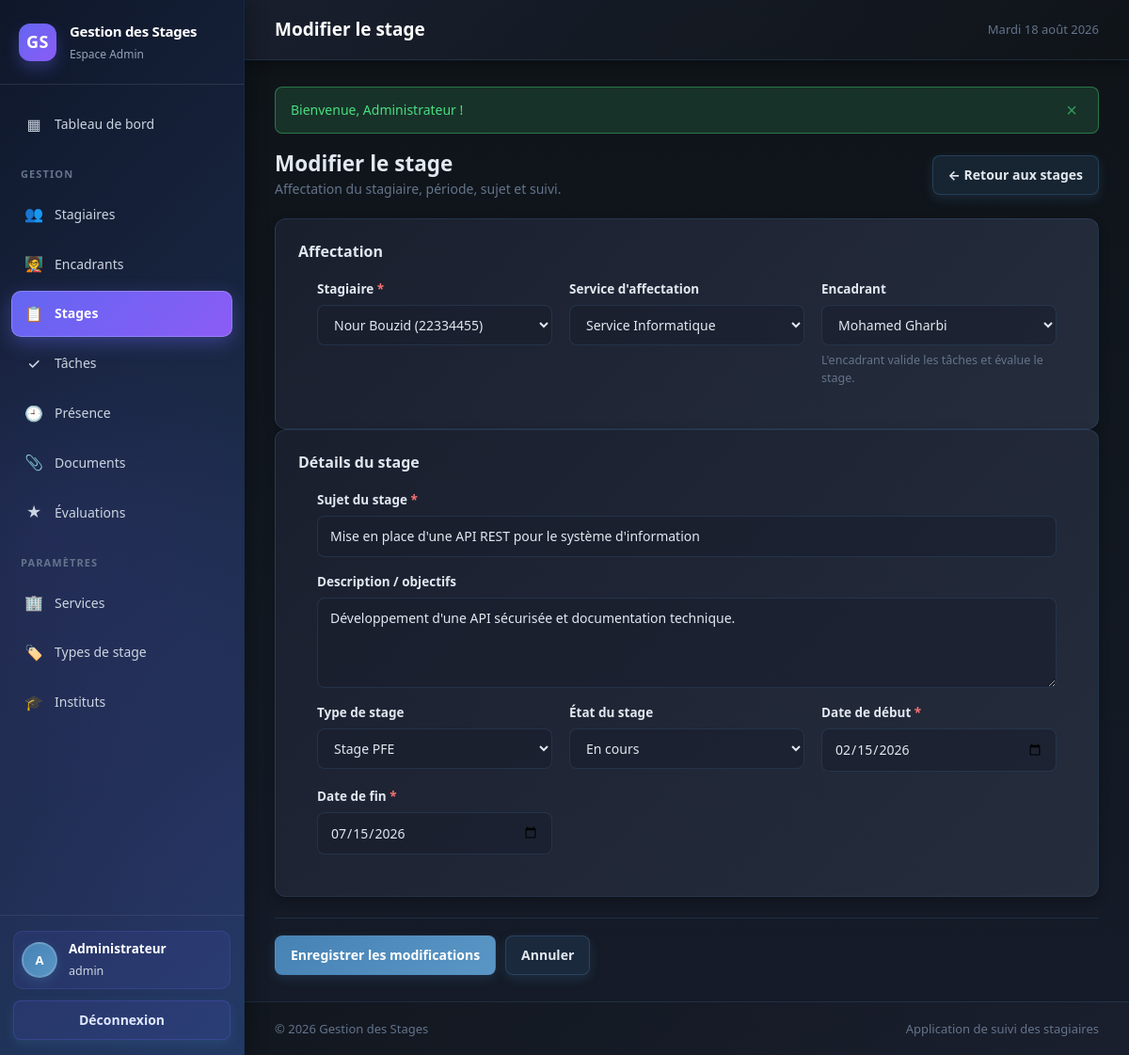
/stage_form.php?id=2 (signed in), run on the app's committed database.
### tables this page shows
CREATE TABLE stage (
    id_stage     INT AUTO_INCREMENT PRIMARY KEY,
    id_stagiaire INT NOT NULL,
    id_service   INT DEFAULT NULL,
    id_encadrant INT DEFAULT NULL,
    id_type      INT DEFAULT NULL,
    sujet        VARCHAR(255) NOT NULL,
    description  TEXT DEFAULT NULL,
    date_debut   DATE NOT NULL,
    date_fin     DATE NOT NULL,
    type_stage   VARCHAR(50) DEFAULT NULL,
    statut       VARCHAR(30) NOT NULL DEFAULT 'En cours',
    CONSTRAINT fk_stage_stagiaire FOREIGN KEY (id_stagiaire)
        REFERENCES stagiaire (id_stagiaire) ON DELETE CASCADE,
    CONSTRAINT fk_stage_service FOREIGN KEY (id_service)
        REFERENCES service (id_service) ON DELETE SET NULL,
    CONSTRAINT fk_stage_encadrant FOREIGN KEY (id_encadrant)
        REFERENCES encadrant (id_encadrant) ON DELETE SET NULL,
    CONSTRAINT fk_stage_type FOREIGN KEY (id_type)
        REFERENCES type_stage (id_type) ON DELETE SET NULL,
    CONSTRAINT ck_stage_dates CHECK (date_fin >= date_debut),
    INDEX idx_stage_statut (statut)
);

CREATE TABLE stagiaire (
    id_stagiaire  INT AUTO_INCREMENT PRIMARY KEY,
    nom           VARCHAR(50)  NOT NULL,
    prenom        VARCHAR(50)  NOT NULL,
    cin           VARCHAR(20)  NOT NULL,
    email         VARCHAR(100) NOT NULL,
    telephone     VARCHAR(20)  DEFAULT NULL,
    etablissement VARCHAR(100) DEFAULT NULL,
    specialite    VARCHAR(100) DEFAULT NULL,
    niveau        VARCHAR(50)  DEFAULT NULL,
    id_institut   INT DEFAULT NULL,
    date_creation DATETIME NOT NULL DEFAULT CURRENT_TIMESTAMP,
    UNIQUE KEY uk_stagiaire_cin (cin),
    UNIQUE KEY uk_stagiaire_email (email),
    CONSTRAINT fk_stagiaire_institut FOREIGN KEY (id_institut)
        REFERENCES institut (id_institut) ON DELETE SET NULL
);

CREATE TABLE service (
    id_service   INT AUTO_INCREMENT PRIMARY KEY,
    nom_service  VARCHAR(100) NOT NULL,
    description  VARCHAR(255) DEFAULT NULL,
    UNIQUE KEY uk_service_nom (nom_service)
);

CREATE TABLE encadrant (
    id_encadrant INT AUTO_INCREMENT PRIMARY KEY,
    nom          VARCHAR(50)  NOT NULL,
    prenom       VARCHAR(50)  NOT NULL,
    email        VARCHAR(100) NOT NULL,
    telephone    VARCHAR(20)  DEFAULT NULL,
    fonction     VARCHAR(100) DEFAULT NULL,
    id_service   INT DEFAULT NULL,
    UNIQUE KEY uk_encadrant_email (email),
    CONSTRAINT fk_encadrant_service FOREIGN KEY (id_service)
        REFERENCES service (id_service) ON DELETE SET NULL
);

CREATE TABLE type_stage (
    id_type      INT AUTO_INCREMENT PRIMARY KEY,
    libelle      VARCHAR(50) NOT NULL,
    duree_min    INT DEFAULT NULL COMMENT 'Durée minimale conseillée en jours',
    UNIQUE KEY uk_type_libelle (libelle)
);

### includes/functions.php (called while the page is built, shortened)
<?php
require_once __DIR__ . '/db.php';
function e($value): string
{
    return htmlspecialchars((string) $value, ENT_QUOTES | ENT_SUBSTITUTE, 'UTF-8');
}
function url(string $path = ''): string
{
    return BASE_URL . '/' . ltrim($path, '/');
}
function get(string $key, $default = ''): string
{
    return trim((string) ($_GET[$key] ?? $default));
}
function intOrNull($value): ?int
{
    return ($value === '' || $value === null || (int) $value <= 0) ? null : (int) $value;
}
function listeServices(): array
{
    return fetchAll('SELECT * FROM service ORDER BY nom_service');
}
function listeEncadrants(): array
{
    return fetchAll('SELECT * FROM encadrant ORDER BY nom, prenom');
}
function listeTypes(): array
{
    return fetchAll('SELECT * FROM type_stage ORDER BY libelle');
}

### includes/db.php (called while the page is built, shortened)
<?php
function db(): PDO
{
    static $pdo = null;
    if ($pdo === null) {
        $dsn = sprintf('mysql:host=%s;dbname=%s;charset=%s', DB_HOST, DB_NAME, DB_CHARSET);
        try {
            $pdo = new PDO($dsn, DB_USER, DB_PASS, [
                PDO::ATTR_ERRMODE            => PDO::ERRMODE_EXCEPTION,
                PDO::ATTR_DEFAULT_FETCH_MODE => PDO::FETCH_ASSOC,
                PDO::ATTR_EMULATE_PREPARES   => false,
                PDO::MYSQL_ATTR_INIT_COMMAND => 'SET NAMES ' . DB_CHARSET . " COLLATE utf8mb4_unicode_ci",
            ]);
        } catch (PDOException $e) {
            http_response_code(500);
            exit(
                '<div style="font-family:system-ui;max-width:640px;margin:80px auto;padding:24px;'
                . 'border:1px solid #fecaca;background:#fef2f2;border-radius:12px;color:#991b1b">'
                . '<h2 style="margin:0 0 8px">Connexion à la base de données impossible</h2>'
                . '<p style="margin:0 0 12px">' . htmlspecialchars($e->getMessage()) . '</p>'
                . '<p style="margin:0;font-size:14px">Vérifiez que MySQL est démarré et que la base '
                . '<code>' . DB_NAME . '</code> a bien été importée (database/schema.sql).</p></div>'
            );
        }
    }
    return $pdo;
}
function query(string $sql, array $params = []): PDOStatement
{
    $stmt = db()->prepare($sql);
    $stmt->execute($params);
    return $stmt;
}
function fetchAll(string $sql, array $params = []): array
{
    return query($sql, $params)->fetchAll();
}
function fetchOne(string $sql, array $params = []): ?array
{
    $row = query($sql, $params)->fetch();
    return $row === false ? null : $row;
}

### public/stage_form.php (the view, shortened to what this page needs)
<?php
$id      = intOrNull(get('id'));
$edition = $id !== null;
$pageTitle  = $edition ? 'Modifier le stage' : 'Nouveau stage';
$data = [
    'id_stagiaire' => '', 'id_service' => '', 'id_encadrant' => '', 'id_type' => '',
    'sujet' => '', 'description' => '', 'date_debut' => '', 'date_fin' => '',
    'statut' => 'En cours',
];
if ($edition) {
    $existant = fetchOne('SELECT * FROM stage WHERE id_stage = ?', [$id]);
    $data = array_merge($data, $existant);
}
$stagiaires = fetchAll('SELECT id_stagiaire, nom, prenom, cin FROM stagiaire ORDER BY nom, prenom');
require_once __DIR__ . '/../includes/header.php';
?>
<div class="page-head">
    <div>
        <h2 class="mb-0"><?= e($pageTitle) ?></h2>
        <p>Affectation du stagiaire, période, sujet et suivi.</p>
    </div>
    <a class="btn btn--secondary" href="<?= url('stages.php') ?>">← Retour aux stages</a>
</div>
<form method="post">
    <section class="card">
        <div class="card__head"><h3>Affectation</h3></div>
        <div class="card__body">
            <div class="form-grid">
                <div class="field">
                    <label for="id_stagiaire">Stagiaire <span class="req">*</span></label>
                    <select class="select" id="id_stagiaire" name="id_stagiaire" required>
                        <?php foreach ($stagiaires as $st): ?>
                            <option value="<?= (int) $st['id_stagiaire'] ?>"
                                <?= (string) $data['id_stagiaire'] === (string) $st['id_stagiaire'] ? 'selected' : '' ?>>
                                <?= e($st['prenom'] . ' ' . $st['nom'] . ' (' . $st['cin'] . ')') ?>
                            </option>
                        <?php endforeach; ?>
                    </select>
                </div>
                <div class="field">
                    <label for="id_service">Service d'affectation</label>
                    <select class="select" id="id_service" name="id_service">
                        <?php foreach (listeServices() as $sv): ?>
                            <option value="<?= (int) $sv['id_service'] ?>"
                                <?= (string) $data['id_service'] === (string) $sv['id_service'] ? 'selected' : '' ?>>
                                <?= e($sv['nom_service']) ?>
                            </option>
                        <?php endforeach; ?>
                    </select>
                </div>
                <div class="field">
                    <label for="id_encadrant">Encadrant</label>
                    <select class="select" id="id_encadrant" name="id_encadrant">
                        <?php foreach (listeEncadrants() as $en): ?>
                            <option value="<?= (int) $en['id_encadrant'] ?>"
                                <?= (string) $data['id_encadrant'] === (string) $en['id_encadrant'] ? 'selected' : '' ?>>
                                <?= e($en['prenom'] . ' ' . $en['nom']) ?>
                            </option>
                        <?php endforeach; ?>
                    </select>
                    <span class="hint">L'encadrant valide les tâches et évalue le stage.</span>
                </div>
            </div>
        </div>
    </section>
    <section class="card">
        <div class="card__head"><h3>Détails du stage</h3></div>
        <div class="card__body">
            <div class="form-grid">
                <div class="field field--full">
                    <label for="sujet">Sujet du stage <span class="req">*</span></label>
                    <input class="input" type="text" id="sujet" name="sujet" required maxlength="255"
                           value="<?= e($data['sujet']) ?>"
                           placeholder="ex. Développement d'une application de gestion des stages">
                </div>
                <div class="field field--full">
                    <label for="description">Description / objectifs</label>
                    <textarea class="textarea" id="description" name="description"
                              placeholder="Objectifs, technologies, livrables attendus…"><?= e($data['description']) ?></textarea>
                </div>
                <div class="field">
                    <label for="id_type">Type de stage</label>
                    <select class="select" id="id_type" name="id_type">
                        <?php foreach (listeTypes() as $t): ?>
                            <option value="<?= (int) $t['id_type'] ?>"
                                <?= (string) $data['id_type'] === (string) $t['id_type'] ? 'selected' : '' ?>>
                                <?= e($t['libelle']) ?>
                            </option>
                        <?php endforeach; ?>
                    </select>
                </div>
                <div class="field">
                    <label for="statut">État du stage</label>
                    <select class="select" id="statut" name="statut">
                        <?php foreach (STAGE_STATUTS as $st): ?>
                            <option value="<?= e($st) ?>" <?= $data['statut'] === $st ? 'selected' : '' ?>><?= e($st) ?></option>
                        <?php endforeach; ?>
                    </select>
                </div>
                <div class="field">
                    <label for="date_debut">Date de début <span class="req">*</span></label>
                    <input class="input" type="date" id="date_debut" name="date_debut" required
                           value="<?= e($data['date_debut']) ?>">
                </div>
                <div class="field">
                    <label for="date_fin">Date de fin <span class="req">*</span></label>
                    <input class="input" type="date" id="date_fin" name="date_fin" required
                           value="<?= e($data['date_fin']) ?>">
                </div>
            </div>
        </div>
    </section>
    <div class="form-actions">
        <button class="btn" type="submit" <?= $stagiaires ? '' : 'disabled' ?>>
            <?= $edition ? 'Enregistrer les modifications' : 'Créer le stage' ?>
        </button>
        <a class="btn btn--secondary" href="<?= url('stages.php') ?>">Annuler</a>
    </div>
</form>
<?php require_once __DIR__ . '/../includes/footer.php'; ?>

### public/assets/css/style.css (style rules this page uses)
:root { --brand: #4682b4; --brand-dark: #36648b; --brand-soft: #1a2e48; --ink: #e2e8f0; --ink-soft: #94a3b8; --ink-muted: #64748b; --bg: #0f1419; --surface: #1a1f2e; --border: #2d3748; --success: #4ade80; --success-soft: #1f3a1f; --warning: #fbbf24; --warning-soft: #3f3318; --danger: #f87171; --danger-soft: #3f1f1f; --info: #38bdf8; --info-soft: #1e3a48; --radius: 12px; --radius-sm: 8px; --shadow: 0 1px 2px rgba(0, 0, 0, .3), 0 4px 16px rgba(0, 0, 0, .2); --shadow-lg: 0 12px 32px rgba(0, 0, 0, .4); --sidebar-w: 260px; --font: "Segoe UI", system-ui, -apple-system, "Helvetica Neue", Arial, sans-serif; }
* { box-sizing: border-box; }
html, body { margin: 0; padding: 0; }
body { font-family: var(--font); background: linear-gradient(135deg, #0f1419 0%, #1a1f2e 100%); color: var(--ink); font-size: 15px; line-height: 1.55; -webkit-font-smoothing: antialiased; }
a { color: var(--brand); text-decoration: none; }
h1, h2, h3, h4 { margin: 0 0 .5rem; line-height: 1.25; font-weight: 650; }
.card { background: linear-gradient(135deg, #1a1f2e 0%, #252d3d 100%); border: 1px solid rgba(70, 130, 180, 0.2); border-radius: var(--radius); box-shadow: 0 4px 12px rgba(0, 0, 0, 0.3); padding: 24px; transition: all 0.3s ease; }
.card__head h2, .card__head h3 { margin: 0; font-size: 16px; }
.card__body { padding: 20px; }
.btn { display: inline-flex; align-items: center; justify-content: center; gap: 7px; padding: 9px 16px; border: 1px solid transparent; border-radius: var(--radius-sm); background: linear-gradient(135deg, #4682b4 0%, #5a96c5 100%); color: #fff; font: inherit; font-size: 14px; font-weight: 700; cursor: pointer; transition: all 0.2s ease; white-space: nowrap; box-shadow: 0 4px 12px rgba(70, 130, 180, 0.2); }
.btn--secondary { background: rgba(70, 130, 180, 0.15); color: #e2e8f0; border-color: rgba(70, 130, 180, 0.3); }
.form-grid { display: grid; grid-template-columns: repeat(auto-fit, minmax(240px, 1fr)); gap: 16px 18px; }
.field { display: flex; flex-direction: column; gap: 6px; }
.field--full { grid-column: 1 / -1; }
.field label { font-size: 13.5px; font-weight: 700; color: #e2e8f0; }
.field .req { color: var(--danger); }
.field .hint { font-size: 12.5px; color: var(--ink-muted); }
.input, .select, .textarea { width: 100%; padding: 10px 13px; border: 1.5px solid rgba(70, 130, 180, 0.2); border-radius: var(--radius-sm); background: rgba(26, 31, 46, 0.6); color: #e2e8f0; font: inherit; font-size: 14px; transition: all 0.2s ease; }
.input::placeholder { color: rgba(148, 163, 184, 0.6); }
.textarea { min-height: 96px; resize: vertical; }
.form-actions { display: flex; gap: 10px; margin-top: 22px; padding-top: 18px; border-top: 1px solid rgba(70, 130, 180, 0.2); }
.page-head { display: flex; align-items: center; justify-content: space-between; gap: 16px; flex-wrap: wrap; margin-bottom: 20px; }
.page-head p { margin: 2px 0 0; color: var(--ink-muted); font-size: 14px; }
.mb-0 { margin-bottom: 0; }

### data on the page
stage: id_stagiaire "Nour Bouzid (22334455)", id_service "Service Informatique", id_encadrant "Mohamed Gharbi", sujet "Mise en place d'une API REST pour le système d'information", description "Développement d'une API sécurisée et documentation technique.", id_type "Stage PFE", date_debut "02/15/2026", date_fin "07/15/2026"

### other printed values
$u['role'] "Admin"
mb_substr($u['nom_complet'], 0, 1) "A"
$u['nom_complet'] "Administrateur"
$u['login'] "admin"
$pageTitle "Modifier le stage"
strftime_fr() "Mardi 18 août 2026"
$f['message'] "Bienvenue, Administrateur !"
APP_NAME "Gestion des Stages"
form field statut "En cours"
